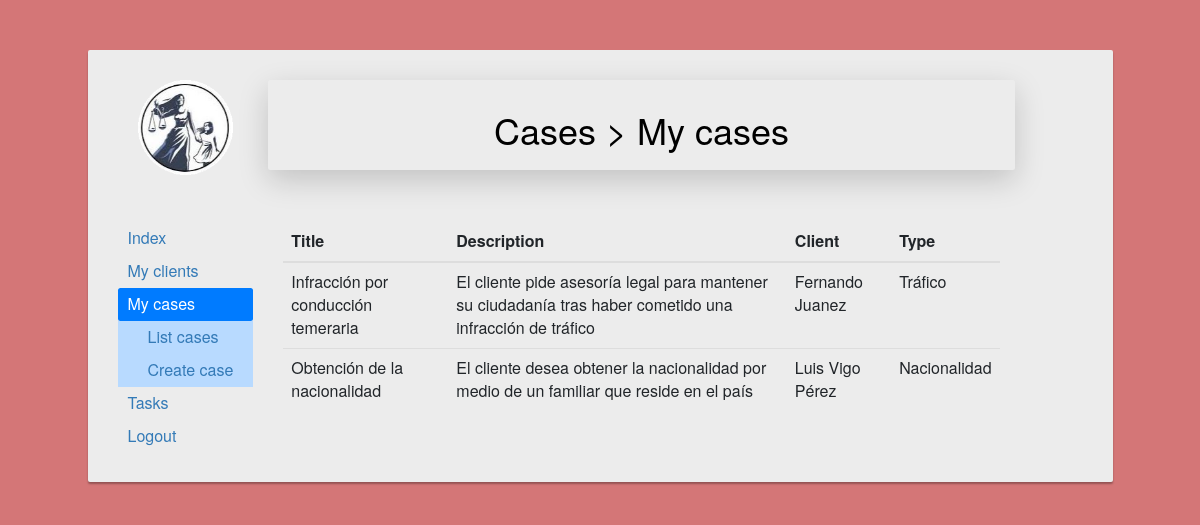
The app's page /personalArea/Lawer/Cases/index.php (signed in) with its own data.
### tables this page shows
CREATE TABLE `cases` (
  `case_ID` bigint(20) UNSIGNED NOT NULL,
  `title` varchar(200) NOT NULL,
  `description` varchar(1000) NOT NULL,
  `lawer_ID` bigint(20) NOT NULL,
  `client_ID` bigint(20) NOT NULL,
  `type` varchar(50) NOT NULL
);

CREATE TABLE `clients` (
  `client_ID` bigint(20) UNSIGNED NOT NULL,
  `name` varchar(50) NOT NULL,
  `surname` varchar(70) NOT NULL,
  `birth_date` date NOT NULL,
  `phone` int(11) NOT NULL,
  `email` varchar(70) NOT NULL,
  `username` varchar(15) NOT NULL,
  `password` varchar(25) NOT NULL,
  `bill` float NOT NULL
);

### personalArea/Lawer/Cases/index.php (the view, shortened to what this page needs)
<!DOCTYPE html>
<html lang="en">
    <head>
        <link rel="stylesheet" href="https://stackpath.bootstrapcdn.com/bootstrap/4.3.1/css/bootstrap.min.css">
        <link rel="stylesheet" href="https://maxcdn.bootstrapcdn.com/bootstrap/3.3.7/css/bootstrap.min.css">
        <link rel="stylesheet" href="https://maxcdn.bootstrapcdn.com/font-awesome/4.7.0/css/font-awesome.min.css">
    </head>
    <body>
            <?php
                $db = connectDb();
            ?>
        <div class="container-fluid content">
            <div class="row">
                <div class="col-10 offset-1 insideContainer">
                    <div class="row">
                        <div class="col-2 avatar">
                            <img src="../../../img/iconAvatar.png" alt="Avatar">
                        </div>
                        <div class="col-9 shadow-lg p-3 mb-5 bg-#70c5c0 rounded">
                            <h1 class="h1" style="text-align: center">Cases > My cases</h1>
                        </div>
                    </div>
                    <br>
                    <div class="row">
                        <div class="col-2">
                                <div class="nav flex-column nav-pills" id="v-pills-tab" role="tablist" aria-orientation="vertical">
                                    <a class='nav-link' href='../../Lawer/'>Index</a>
                                    <a class='nav-link' href='../Clients/'>My clients</a>
                                    <a class='nav-link active' href="../Cases/">My cases</a>
                                    <div class="table-primary" style="padding-left: 20px;">
                                        <table>
                                            <tr>
                                                <td>
                                                    <a class='nav-link' href='index.php'>List cases</a>
                                                </td>
                                            </tr>
                                            <tr>
                                                <td>
                                                    <a class='nav-link' href='create.php'>Create case</a>
                                                </td>
                                            </tr>
                                        </table>
                                    </div>
                                    <a class="nav-link" href="../Tasks/">Tasks</a>
                                    <a class="nav-link" href="../../../login/logout.php">Logout</a>
                                </div>
                        </div>
                            <div class="col-9">
                                <?php
                                    $listQuery = mysqli_query($db, "SELECT * FROM cases WHERE lawer_ID = '$_SESSION[id_user]'");
                                    if($row = mysqli_fetch_array($listQuery)){
                                        echo "<table class='table'>";
                                            echo "<thead>";
                                                echo "<tr>";
                                                    echo "<th scope='col'>Title</th>";
                                                    echo "<th scope='col'>Description</th>";
                                                    echo "<th scope='col'>Client</th>";
                                                    echo "<th scope='col'>Type</th>";
                                                echo "</tr>";
                                            echo "</thead>";
                                            do{
                                                echo "<tr>";
                                                    echo "<td>".$row["title"]."</td>";
                                                    echo "<td>".$row["description"]."</td>";
                                                    $clientName = mysqli_fetch_array(mysqli_query($db, "SELECT * FROM clients WHERE client_ID = '$row[client_ID]'"));
                                                    echo "<td>".$clientName["name"]." ".$clientName["surname"]."</td>";
                                                    echo "<td>".$row["type"]."</td>";
                                                echo "</tr>";
                                            }while($row = mysqli_fetch_array($listQuery));
                                    }else{
                                        echo "There is no record";
                                    }
                                ?>
                            </div>
                    </div>
                </div>
            </div>
        </div>
    </body>
</html>

### personalArea/Lawer/Cases/index.php (style rules this page uses)
html, body { overflow-x: hidden; }
body { color: #fff; background: #d47677; }
.content { margin: 0 auto; padding: 50px 0px 300px; }
.insideContainer { color:black; border-radius: 2px; margin-bottom: 15px; font-size: 16px; background: #ececec; box-shadow: 0px 2px 2px rgba(0, 0, 0, 0.3); padding: 30px; position: relative; width:80vw; }
.avatar { text-align: center; }
.avatar img { width: 95px; height: 95px; }

### records on screen
cases: title "Infracción por conducción temeraria", description "El cliente pide asesoría legal para mantener su ciudadanía tras haber cometido una infracción de tráfico", client_ID.name "Fernando", client_ID.surname "Juanez", type "Tráfico"
cases: title "Obtención de la nacionalidad", description "El cliente desea obtener la nacionalidad por medio de un familiar que reside en el país", client_ID.name "Luis", client_ID.surname "Vigo Pérez", type "Nacionalidad"
